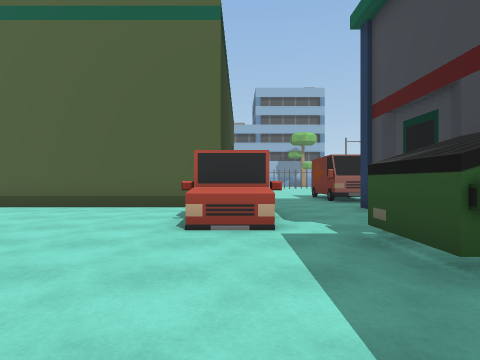
view 1 (above)

24 first-person views from a walk through a scene from a Unity 3-D project. The camera is 1.3 m above the floor, looks level and sees 80° across. The floor is counted in squares, 2 m on a side. Each view is taken from the middle of a square. On the plan, view 1 faces up. The plan holds only what a view shows up to about 9 squares ahead; the rest is blank. The place goes on beyond the plan. The player is left out. Some surface patterns are stand-ins.

view 2
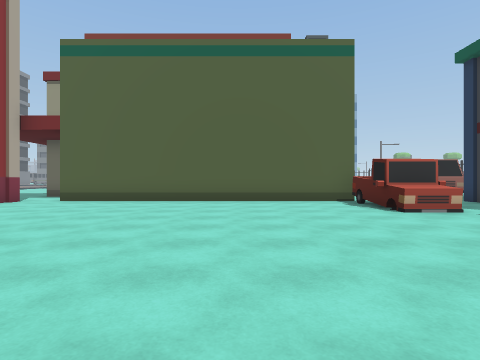

view 3
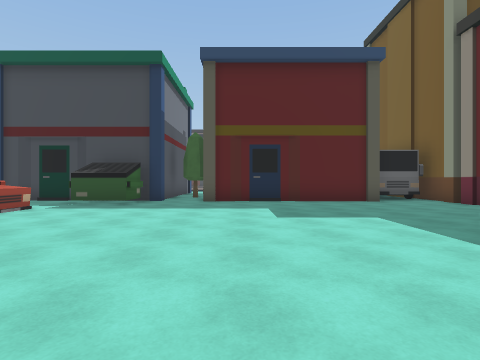

view 4
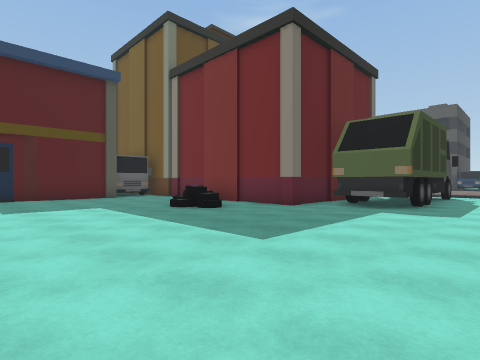

view 5
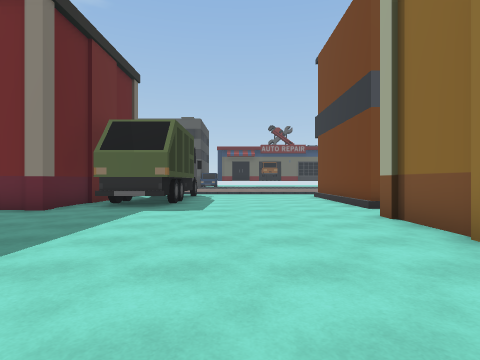

view 6
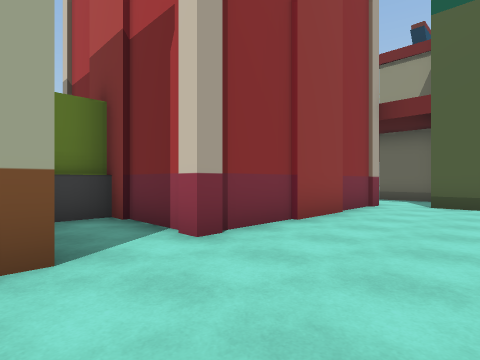

view 7
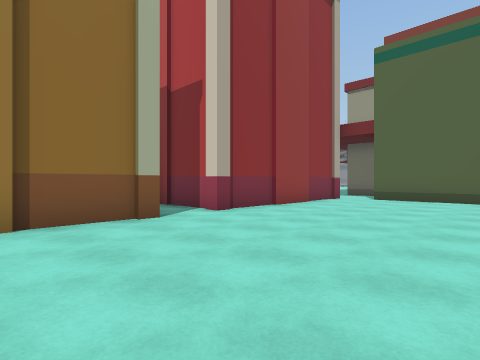

view 8
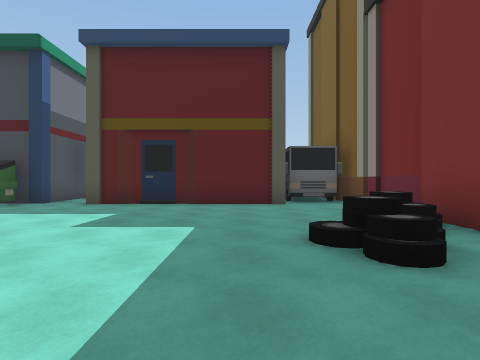

view 9
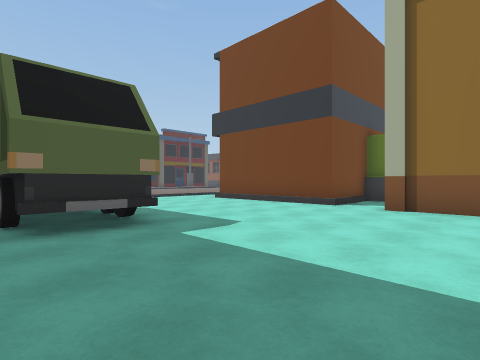

view 10
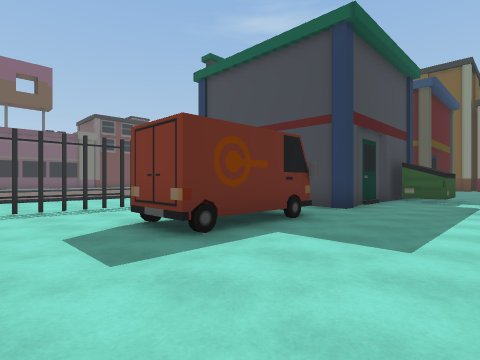

view 11
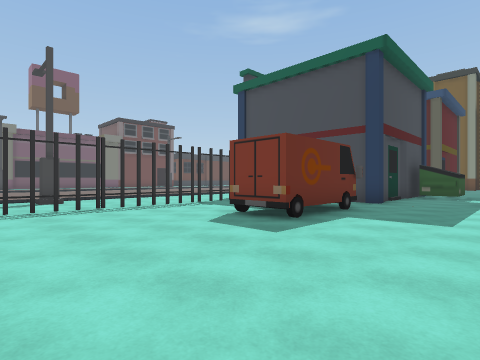

view 12
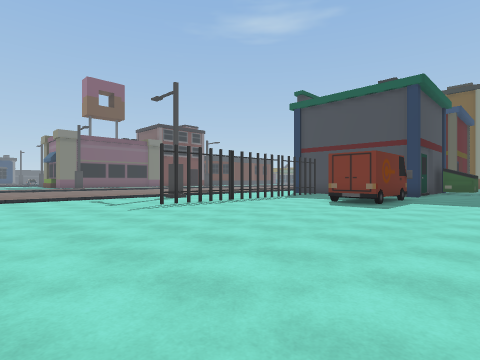

view 13
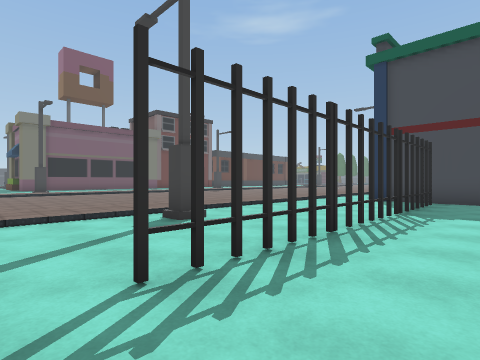

view 14
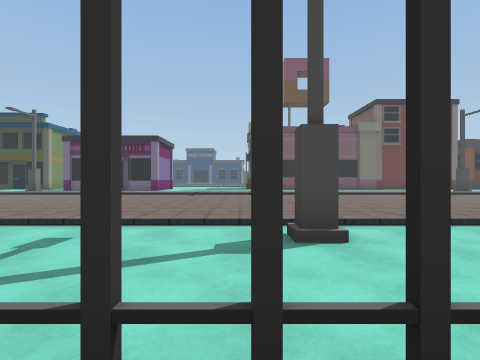

view 15
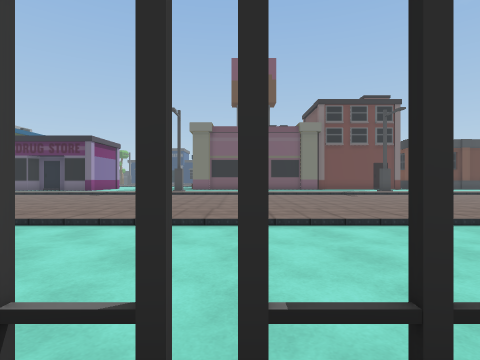

view 16
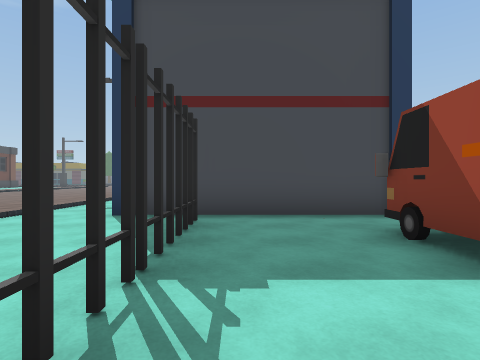

view 17
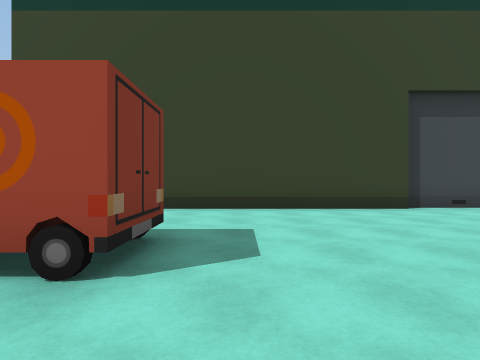

view 18
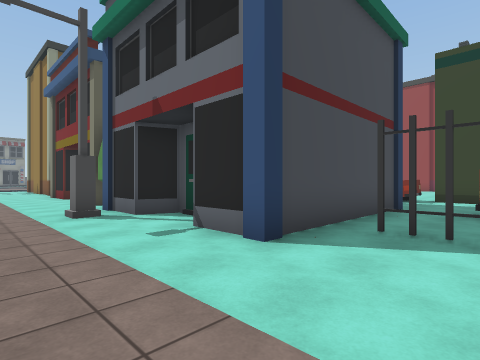

view 19
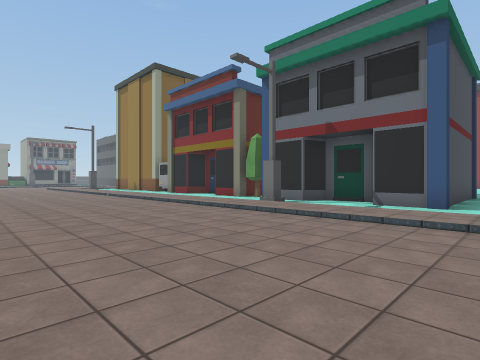

view 20
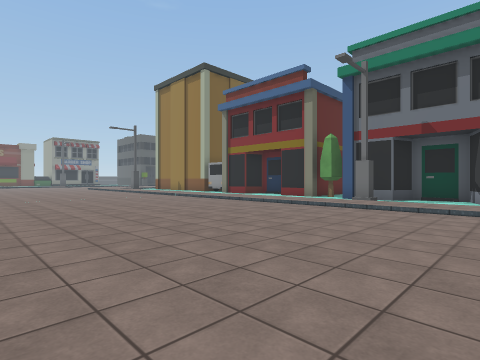

view 21
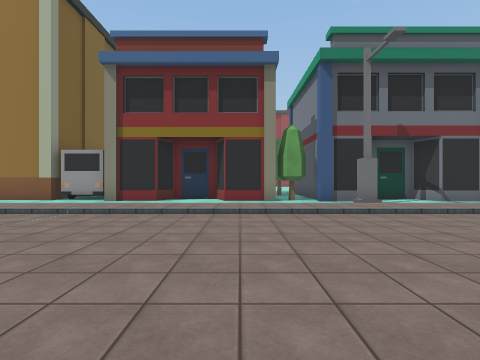

view 22
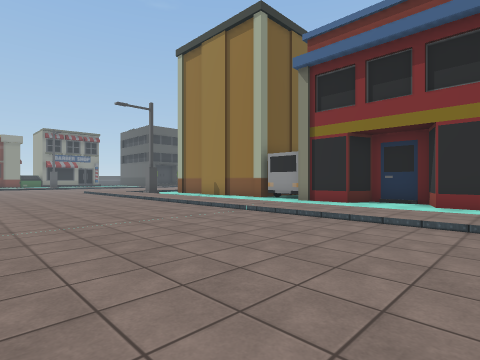

view 23
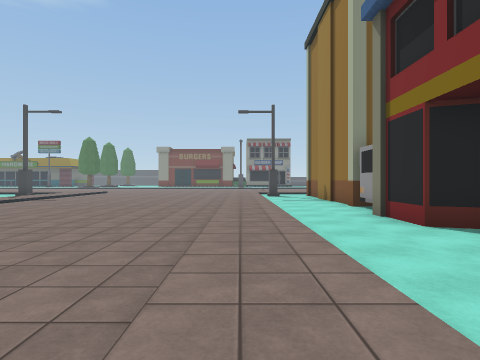

view 24
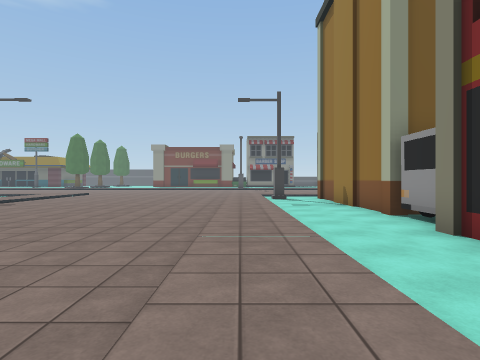

### Floor plan
Key: @ floor where view 1 was taken; # wall or solid block; . main floor; : floor 0.25 m higher than the main floor; / step, stairs or slope; = window, fence, low wall or low ledge; ^ raised ledge; U dumpster; B building; S bus; T thing the floor can be seen under or through; O other object.
Columns run from 13 left of view 1 to 18 right of it. Each row starts with its distance up from view 1.
 19              ......       ..
 18             #........../: ..
 17             #........../: ...
 16             #........../: ...
 15             #.......#../: ....
 14             #.......=../: ....
 13             #.......#.#/: ...
 12             #.......=../: ...
 11             #...##..T../: ...
 10             #...##..T../: ...
  9   ##        #...O#..T../: ...
  8   ..        #.......=../:.....
  7   ..#########........../:.....
  6   #.........^^..######./:.......
  5   #.........##..#   ##./:.......
  4   #..........^..#   #../:.......
  3   #............U#   ###/:.......
  2  ##............U##   #//:.......
  1 ##B...............   #./:.......
  0 ^............@..#    #./:......
 -1   #.............#   ##./:......
 -2   #.............#   #../:......
 -3   #.............#   #../:......
 -4   #.............#   ##./:......
 -5   #......./#....##   #./:......
 -6   B......../=...##  S../:......
 -7 ^........#BB#BB### BB../:.......
 -8 ###....###           ../:.......
 -9   #....O##           ../:.......
-10   #....###           #./:.......

Positions as (right, up) in squares from view 1, and headings:
1: (0, 0), facing up
2: (-4, -2), facing up
3: (-6, -1), facing right
4: (-8, -1), facing down-right
5: (-8, -1), facing down
6: (-8, -1), facing up-left
7: (-6, -3), facing up-left
8: (-5, -4), facing right
9: (-4, -4), facing down-left
10: (0, 13), facing down-right
11: (0, 15), facing down-right
12: (0, 19), facing down-right
13: (5, 16), facing down-right
14: (6, 14), facing right
15: (6, 10), facing right
16: (6, 12), facing down
17: (6, 12), facing left
18: (11, 9), facing down-left
19: (16, 8), facing down-left
20: (18, 6), facing down-left
21: (17, -1), facing left
22: (16, 0), facing down-left
23: (11, 1), facing down
24: (11, -1), facing down
